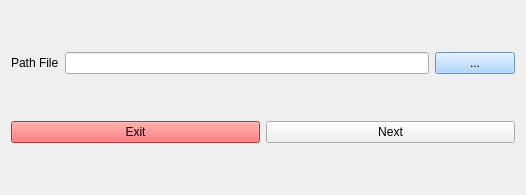
<?xml version="1.0" encoding="UTF-8"?>
<ui version="4.0">
 <class>load_teams</class>
 <widget class="QWidget" name="load_teams">
  <property name="geometry">
   <rect>
    <x>0</x>
    <y>0</y>
    <width>526</width>
    <height>195</height>
   </rect>
  </property>
  <property name="windowTitle">
   <string>Form</string>
  </property>
  <layout class="QVBoxLayout" name="verticalLayout">
   <item>
    <layout class="QHBoxLayout" name="horizontalLayout_search">
     <item>
      <widget class="QLabel" name="PathFileLabel">
       <property name="text">
        <string>Path File</string>
       </property>
      </widget>
     </item>
     <item>
      <widget class="QLineEdit" name="PathFile"/>
     </item>
     <item>
      <widget class="QPushButton" name="LoadButton">
       <property name="styleSheet">
        <string notr="true">background-color: rgb(154, 203, 255);</string>
       </property>
       <property name="text">
        <string>...</string>
       </property>
      </widget>
     </item>
    </layout>
   </item>
   <item>
    <layout class="QHBoxLayout" name="horizontalLayout_3">
     <item>
      <widget class="QPushButton" name="ExitButton">
       <property name="styleSheet">
        <string notr="true">background-color: rgb(255, 73, 73);</string>
       </property>
       <property name="text">
        <string>Exit</string>
       </property>
      </widget>
     </item>
     <item>
      <widget class="QPushButton" name="NextButton">
       <property name="styleSheet">
        <string notr="true">selection-background-color: rgb(240, 255, 221);</string>
       </property>
       <property name="text">
        <string>Next</string>
       </property>
      </widget>
     </item>
    </layout>
   </item>
  </layout>
 </widget>
 <resources/>
 <connections/>
</ui>
